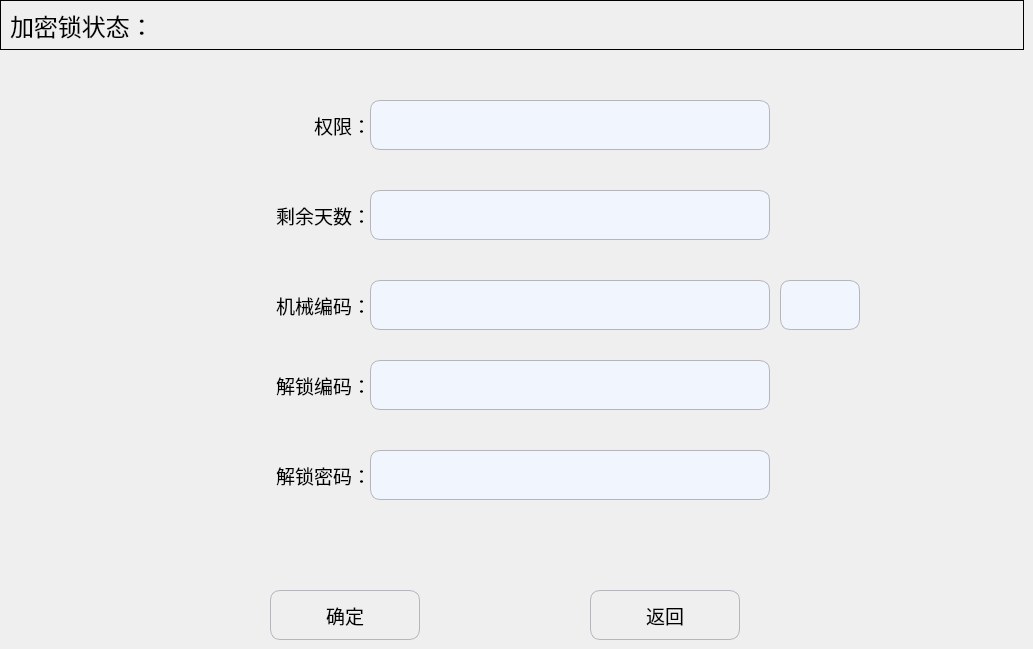
   <widget class="QWidget" name="page_9">
    <widget class="QLineEdit" name="Edit_mechCode">
     <property name="geometry">
      <rect>
       <x>370</x>
       <y>280</y>
       <width>400</width>
       <height>50</height>
      </rect>
     </property>
     <property name="minimumSize">
      <size>
       <width>400</width>
       <height>50</height>
      </size>
     </property>
     <property name="maximumSize">
      <size>
       <width>400</width>
       <height>50</height>
      </size>
     </property>
     <property name="font">
      <font>
       <pointsize>14</pointsize>
      </font>
     </property>
     <property name="styleSheet">
      <string notr="true">QLineEdit
{
    background-color:#F1F5FE;
    border-style:solid; /*边框风格*/
    border-width:1px;/*边框宽度*/
    border-color:#B4B6BC; /*边框颜色*/
    border-radius:10px; /*边框倒角*/
}</string>
     </property>
     <property name="echoMode">
      <enum>QLineEdit::Normal</enum>
     </property>
    </widget>
    <widget class="QPushButton" name="Btn_encryptionSetOk">
     <property name="geometry">
      <rect>
       <x>270</x>
       <y>590</y>
       <width>150</width>
       <height>50</height>
      </rect>
     </property>
     <property name="minimumSize">
      <size>
       <width>150</width>
       <height>50</height>
      </size>
     </property>
     <property name="maximumSize">
      <size>
       <width>150</width>
       <height>50</height>
      </size>
     </property>
     <property name="font">
      <font>
       <pointsize>14</pointsize>
      </font>
     </property>
     <property name="styleSheet">
      <string notr="true">QPushButton
{
    border-style:solid; /*边框风格*/
    border-width:1px;/*边框宽度*/
    border-color:#B4B6BC; /*边框颜色*/
    border-radius:10px; /*边框倒角*/
}
QPushButton:pressed
{
    border-style:outset; /*边框风格*/
    background-color:qlineargradient(x1: 0, y1: 0, x2: 0, y2: 1, stop:0 #00befa, stop: 1 #0160ea);/*背景色*/
    border-width:1px;/*边框宽度*/
    border-color:#0055ff; /*边框颜色*/
    border-radius:10px; /*边框倒角*/
}</string>
     </property>
     <property name="text">
      <string>确定</string>
     </property>
     <property name="icon">
      <iconset resource="../resource.qrc">
       <normaloff>:/SetPage/setpage_images/ok.png</normaloff>:/SetPage/setpage_images/ok.png</iconset>
     </property>
     <property name="iconSize">
      <size>
       <width>50</width>
       <height>50</height>
      </size>
     </property>
    </widget>
    <widget class="QLabel" name="label_27">
     <property name="geometry">
      <rect>
       <x>210</x>
       <y>290</y>
       <width>161</width>
       <height>31</height>
      </rect>
     </property>
     <property name="font">
      <font>
       <pointsize>14</pointsize>
      </font>
     </property>
     <property name="text">
      <string>机械编码：</string>
     </property>
     <property name="alignment">
      <set>Qt::AlignRight|Qt::AlignTrailing|Qt::AlignVCenter</set>
     </property>
    </widget>
    <widget class="QLabel" name="label_28">
     <property name="geometry">
      <rect>
       <x>220</x>
       <y>200</y>
       <width>151</width>
       <height>31</height>
      </rect>
     </property>
     <property name="font">
      <font>
       <pointsize>14</pointsize>
      </font>
     </property>
     <property name="text">
      <string>剩余天数：</string>
     </property>
     <property name="alignment">
      <set>Qt::AlignRight|Qt::AlignTrailing|Qt::AlignVCenter</set>
     </property>
    </widget>
    <widget class="QGroupBox" name="groupBox_5">
     <property name="geometry">
      <rect>
       <x>0</x>
       <y>0</y>
       <width>1024</width>
       <height>50</height>
      </rect>
     </property>
     <property name="minimumSize">
      <size>
       <width>1024</width>
       <height>50</height>
      </size>
     </property>
     <property name="maximumSize">
      <size>
       <width>1024</width>
       <height>50</height>
      </size>
     </property>
     <property name="styleSheet">
      <string notr="true">QGroupBox{
	border:  1px solid black;
}</string>
     </property>
     <property name="title">
      <string/>
     </property>
     <widget class="QLabel" name="label_30">
      <property name="geometry">
       <rect>
        <x>10</x>
        <y>10</y>
        <width>251</width>
        <height>31</height>
       </rect>
      </property>
      <property name="font">
       <font>
        <pointsize>18</pointsize>
       </font>
      </property>
      <property name="text">
       <string>加密锁状态：</string>
      </property>
     </widget>
    </widget>
    <widget class="QPushButton" name="Btn_encryptionSetBack">
     <property name="geometry">
      <rect>
       <x>590</x>
       <y>590</y>
       <width>150</width>
       <height>50</height>
      </rect>
     </property>
     <property name="minimumSize">
      <size>
       <width>150</width>
       <height>50</height>
      </size>
     </property>
     <property name="maximumSize">
      <size>
       <width>150</width>
       <height>50</height>
      </size>
     </property>
     <property name="font">
      <font>
       <pointsize>14</pointsize>
      </font>
     </property>
     <property name="styleSheet">
      <string notr="true">QPushButton
{
    border-style:solid; /*边框风格*/
    border-width:1px;/*边框宽度*/
    border-color:#B4B6BC; /*边框颜色*/
    border-radius:10px; /*边框倒角*/
}
QPushButton:pressed
{
    border-style:outset; /*边框风格*/
    background-color:qlineargradient(x1: 0, y1: 0, x2: 0, y2: 1, stop:0 #00befa, stop: 1 #0160ea);/*背景色*/
    border-width:1px;/*边框宽度*/
    border-color:#0055ff; /*边框颜色*/
    border-radius:10px; /*边框倒角*/
}</string>
     </property>
     <property name="text">
      <string>返回</string>
     </property>
     <property name="icon">
      <iconset resource="../resource.qrc">
       <normaloff>:/SetPage/setpage_images/back.png</normaloff>:/SetPage/setpage_images/back.png</iconset>
     </property>
     <property name="iconSize">
      <size>
       <width>40</width>
       <height>40</height>
      </size>
     </property>
    </widget>
    <widget class="QLabel" name="label_31">
     <property name="geometry">
      <rect>
       <x>220</x>
       <y>370</y>
       <width>151</width>
       <height>31</height>
      </rect>
     </property>
     <property name="font">
      <font>
       <pointsize>14</pointsize>
      </font>
     </property>
     <property name="text">
      <string>解锁编码：</string>
     </property>
     <property name="alignment">
      <set>Qt::AlignRight|Qt::AlignTrailing|Qt::AlignVCenter</set>
     </property>
    </widget>
    <widget class="QLabel" name="label_61">
     <property name="geometry">
      <rect>
       <x>250</x>
       <y>110</y>
       <width>121</width>
       <height>31</height>
      </rect>
     </property>
     <property name="font">
      <font>
       <pointsize>14</pointsize>
      </font>
     </property>
     <property name="text">
      <string>权限：</string>
     </property>
     <property name="alignment">
      <set>Qt::AlignRight|Qt::AlignTrailing|Qt::AlignVCenter</set>
     </property>
    </widget>
    <widget class="QLineEdit" name="Edit_unlockPassword">
     <property name="geometry">
      <rect>
       <x>370</x>
       <y>450</y>
       <width>400</width>
       <height>50</height>
      </rect>
     </property>
     <property name="minimumSize">
      <size>
       <width>400</width>
       <height>50</height>
      </size>
     </property>
     <property name="maximumSize">
      <size>
       <width>400</width>
       <height>50</height>
      </size>
     </property>
     <property name="font">
      <font>
       <pointsize>14</pointsize>
      </font>
     </property>
     <property name="styleSheet">
      <string notr="true">QLineEdit
{
    background-color:#F1F5FE;
    border-style:solid; /*边框风格*/
    border-width:1px;/*边框宽度*/
    border-color:#B4B6BC; /*边框颜色*/
    border-radius:10px; /*边框倒角*/
}</string>
     </property>
     <property name="echoMode">
      <enum>QLineEdit::Password</enum>
     </property>
    </widget>
    <widget class="QLabel" name="label_62">
     <property name="geometry">
      <rect>
       <x>210</x>
       <y>460</y>
       <width>161</width>
       <height>31</height>
      </rect>
     </property>
     <property name="font">
      <font>
       <pointsize>14</pointsize>
      </font>
     </property>
     <property name="text">
      <string>解锁密码：</string>
     </property>
     <property name="alignment">
      <set>Qt::AlignRight|Qt::AlignTrailing|Qt::AlignVCenter</set>
     </property>
    </widget>
    <widget class="QPushButton" name="Btn_admin">
     <property name="geometry">
      <rect>
       <x>370</x>
       <y>100</y>
       <width>400</width>
       <height>50</height>
      </rect>
     </property>
     <property name="minimumSize">
      <size>
       <width>400</width>
       <height>50</height>
      </size>
     </property>
     <property name="maximumSize">
      <size>
       <width>400</width>
       <height>50</height>
      </size>
     </property>
     <property name="font">
      <font>
       <pointsize>9</pointsize>
      </font>
     </property>
     <property name="styleSheet">
      <string notr="true">QPushButton
{
    background-color:#F1F5FE;
    border-style:solid; /*边框风格*/
    border-width:1px;/*边框宽度*/
    border-color:#B4B6BC; /*边框颜色*/
    border-radius:10px; /*边框倒角*/
}
QPushButton:pressed
{
    border-style:outset; /*边框风格*/
    background-color:qlineargradient(x1: 0, y1: 0, x2: 0, y2: 1, stop:0 #00befa, stop: 1 #0160ea);/*背景色*/
    border-width:1px;/*边框宽度*/
    border-color:#0055ff; /*边框颜色*/
    border-radius:10px; /*边框倒角*/
}</string>
     </property>
     <property name="text">
      <string/>
     </property>
     <property name="iconSize">
      <size>
       <width>40</width>
       <height>40</height>
      </size>
     </property>
    </widget>
    <widget class="QLabel" name="label_remainDays">
     <property name="geometry">
      <rect>
       <x>370</x>
       <y>190</y>
       <width>400</width>
       <height>50</height>
      </rect>
     </property>
     <property name="minimumSize">
      <size>
       <width>400</width>
       <height>50</height>
      </size>
     </property>
     <property name="maximumSize">
      <size>
       <width>400</width>
       <height>50</height>
      </size>
     </property>
     <property name="font">
      <font>
       <pointsize>12</pointsize>
      </font>
     </property>
     <property name="styleSheet">
      <string notr="true">background-color:#F1F5FE;
border-style:solid; /*边框风格*/
border-width:1px;/*边框宽度*/
border-color:#B4B6BC; /*边框颜色*/
border-radius:10px; /*边框倒角*/</string>
     </property>
     <property name="text">
      <string/>
     </property>
     <property name="alignment">
      <set>Qt::AlignCenter</set>
     </property>
    </widget>
    <widget class="QLabel" name="label_unlockCode">
     <property name="geometry">
      <rect>
       <x>370</x>
       <y>360</y>
       <width>400</width>
       <height>50</height>
      </rect>
     </property>
     <property name="minimumSize">
      <size>
       <width>400</width>
       <height>50</height>
      </size>
     </property>
     <property name="maximumSize">
      <size>
       <width>400</width>
       <height>50</height>
      </size>
     </property>
     <property name="font">
      <font>
       <pointsize>12</pointsize>
      </font>
     </property>
     <property name="styleSheet">
      <string notr="true">background-color:#F1F5FE;
border-style:solid; /*边框风格*/
border-width:1px;/*边框宽度*/
border-color:#B4B6BC; /*边框颜色*/
border-radius:10px; /*边框倒角*/</string>
     </property>
     <property name="text">
      <string/>
     </property>
     <property name="alignment">
      <set>Qt::AlignCenter</set>
     </property>
    </widget>
    <widget class="QLabel" name="label_mechCode">
     <property name="geometry">
      <rect>
       <x>780</x>
       <y>280</y>
       <width>80</width>
       <height>50</height>
      </rect>
     </property>
     <property name="minimumSize">
      <size>
       <width>80</width>
       <height>50</height>
      </size>
     </property>
     <property name="maximumSize">
      <size>
       <width>80</width>
       <height>50</height>
      </size>
     </property>
     <property name="font">
      <font>
       <pointsize>12</pointsize>
      </font>
     </property>
     <property name="styleSheet">
      <string notr="true">background-color:#F1F5FE;
border-style:solid; /*边框风格*/
border-width:1px;/*边框宽度*/
border-color:#B4B6BC; /*边框颜色*/
border-radius:10px; /*边框倒角*/</string>
     </property>
     <property name="text">
      <string/>
     </property>
     <property name="alignment">
      <set>Qt::AlignCenter</set>
     </property>
    </widget>
   </widget>
